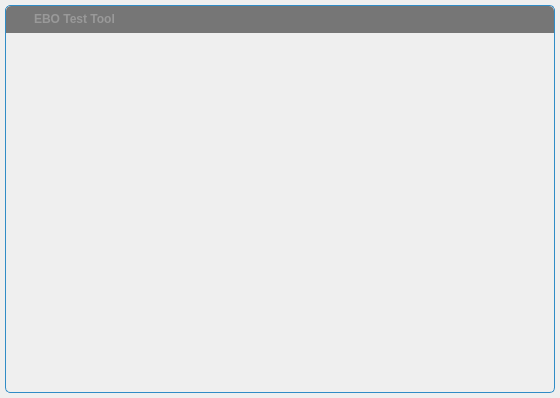
<?xml version="1.0" encoding="UTF-8"?>
<ui version="4.0">
 <class>FramelessWindow</class>
 <widget class="QWidget" name="FramelessWindow">
  <property name="geometry">
   <rect>
    <x>0</x>
    <y>0</y>
    <width>560</width>
    <height>398</height>
   </rect>
  </property>
  <property name="windowTitle">
   <string/>
  </property>
  <property name="autoFillBackground">
   <bool>false</bool>
  </property>
  <layout class="QVBoxLayout" name="verticalLayout_2">
   <property name="spacing">
    <number>0</number>
   </property>
   <property name="leftMargin">
    <number>5</number>
   </property>
   <property name="topMargin">
    <number>5</number>
   </property>
   <property name="rightMargin">
    <number>5</number>
   </property>
   <property name="bottomMargin">
    <number>5</number>
   </property>
   <item>
    <widget class="QWidget" name="windowFrame" native="true">
     <property name="autoFillBackground">
      <bool>false</bool>
     </property>
     <property name="styleSheet">
      <string notr="true">#windowFrame{border:1px solid palette(highlight); border-radius:5px 5px 5px 5px; background-color:palette(Window);}</string>
     </property>
     <layout class="QVBoxLayout" name="verticalLayout">
      <property name="spacing">
       <number>0</number>
      </property>
      <property name="leftMargin">
       <number>1</number>
      </property>
      <property name="topMargin">
       <number>1</number>
      </property>
      <property name="rightMargin">
       <number>1</number>
      </property>
      <property name="bottomMargin">
       <number>1</number>
      </property>
      <item>
       <widget class="WindowDragger" name="windowTitlebar" native="true">
        <property name="sizePolicy">
         <sizepolicy hsizetype="Preferred" vsizetype="Fixed">
          <horstretch>0</horstretch>
          <verstretch>0</verstretch>
         </sizepolicy>
        </property>
        <property name="minimumSize">
         <size>
          <width>0</width>
          <height>0</height>
         </size>
        </property>
        <property name="autoFillBackground">
         <bool>false</bool>
        </property>
        <property name="styleSheet">
         <string notr="true">#windowTitlebar{border: 0px none palette(base); border-top-left-radius:5px; border-top-right-radius:5px; background-color:palette(shadow); height:20px;}</string>
        </property>
        <layout class="QHBoxLayout" name="horizontalLayout" stretch="0,0,1,0,0,0,0">
         <property name="spacing">
          <number>0</number>
         </property>
         <property name="leftMargin">
          <number>0</number>
         </property>
         <property name="topMargin">
          <number>0</number>
         </property>
         <property name="rightMargin">
          <number>0</number>
         </property>
         <property name="bottomMargin">
          <number>0</number>
         </property>
         <item>
          <widget class="QLabel" name="spacer">
           <property name="minimumSize">
            <size>
             <width>4</width>
             <height>0</height>
            </size>
           </property>
           <property name="maximumSize">
            <size>
             <width>4</width>
             <height>16777215</height>
            </size>
           </property>
          </widget>
         </item>
         <item>
          <widget class="QLabel" name="icon">
           <property name="minimumSize">
            <size>
             <width>16</width>
             <height>16</height>
            </size>
           </property>
           <property name="maximumSize">
            <size>
             <width>16</width>
             <height>16</height>
            </size>
           </property>
           <property name="contextMenuPolicy">
            <enum>Qt::NoContextMenu</enum>
           </property>
           <property name="styleSheet">
            <string notr="true">#icon {background-color:palette(shadow);}</string>
           </property>
          </widget>
         </item>
         <item>
          <widget class="QLabel" name="titleText">
           <property name="font">
            <font>
             <weight>75</weight>
             <bold>true</bold>
            </font>
           </property>
           <property name="styleSheet">
            <string notr="true">  padding-left:5px;
  color:rgb(153,153,153);</string>
           </property>
           <property name="text">
            <string>&lt;html&gt;&lt;head/&gt;&lt;body&gt;&lt;p&gt;EBO Test Tool&lt;/p&gt;&lt;/body&gt;&lt;/html&gt;</string>
           </property>
           <property name="alignment">
            <set>Qt::AlignLeading|Qt::AlignLeft|Qt::AlignVCenter</set>
           </property>
          </widget>
         </item>
         <item>
          <widget class="QToolButton" name="minimizeButton">
           <property name="font">
            <font>
             <weight>75</weight>
             <bold>true</bold>
            </font>
           </property>
           <property name="styleSheet">
            <string notr="true">#minimizeButton{
  background-color:none;
  border:none;
  width:16px;
  height:16px;
  padding:4px;
  image:url(:/images/icon_window_minimize.png);
}
#minimizeButton:hover{
  background-color:palette(alternate-base);
}
#minimizeButton:pressed{
  background-color:palette(highlight);
}</string>
           </property>
           <property name="text">
            <string/>
           </property>
          </widget>
         </item>
         <item>
          <widget class="QToolButton" name="restoreButton">
           <property name="styleSheet">
            <string notr="true">#restoreButton{
  background-color:none;
  border:none;
  width:16px;
  height:16px;
  padding:4px;
  image:url(:/images/icon_window_restore.png);
}
#restoreButton:hover{
  background-color:palette(alternate-base);
}
#restoreButton:pressed{
  background-color:palette(highlight);
}</string>
           </property>
           <property name="text">
            <string/>
           </property>
          </widget>
         </item>
         <item>
          <widget class="QToolButton" name="maximizeButton">
           <property name="styleSheet">
            <string notr="true">#maximizeButton{
  background-color:none;
  border:none;
  width:16px;
  height:16px;
  padding:4px;
  image:url(:/images/icon_window_maximize.png);
}
#maximizeButton:hover{
  background-color:palette(alternate-base);
}
##maximizeButton:pressed{
  background-color:palette(highlight);
}</string>
           </property>
           <property name="text">
            <string/>
           </property>
          </widget>
         </item>
         <item>
          <widget class="QToolButton" name="closeButton">
           <property name="font">
            <font>
             <weight>75</weight>
             <bold>true</bold>
            </font>
           </property>
           <property name="styleSheet">
            <string notr="true">#closeButton{
  background-color:none;
  border:none;
  width:16px;
  height:16px;
  padding:4px;
  image:url(:/images/icon_window_close.png);
  border-top-right-radius: 5px;
}
#closeButton:hover{
  background-color:palette(alternate-base);
}
##closeButton:pressed{
  background-color:palette(highlight);
}</string>
           </property>
          </widget>
         </item>
        </layout>
       </widget>
      </item>
      <item>
       <widget class="QWidget" name="windowContent" native="true">
        <property name="autoFillBackground">
         <bool>false</bool>
        </property>
        <property name="styleSheet">
         <string notr="true">#windowContent{
  border: 0px none palette(base);
  border-radius:0px 0px 5px 5px;
}</string>
        </property>
        <layout class="QVBoxLayout" name="verticalLayout_3">
         <property name="spacing">
          <number>0</number>
         </property>
         <property name="leftMargin">
          <number>0</number>
         </property>
         <property name="topMargin">
          <number>0</number>
         </property>
         <property name="rightMargin">
          <number>0</number>
         </property>
         <property name="bottomMargin">
          <number>0</number>
         </property>
        </layout>
       </widget>
      </item>
     </layout>
    </widget>
   </item>
  </layout>
 </widget>
 <layoutdefault spacing="6" margin="11"/>
 <customwidgets>
  <customwidget>
   <class>WindowDragger</class>
   <extends>QWidget</extends>
   <header>windowdragger.h</header>
   <container>1</container>
  </customwidget>
 </customwidgets>
 <resources/>
 <connections/>
</ui>
